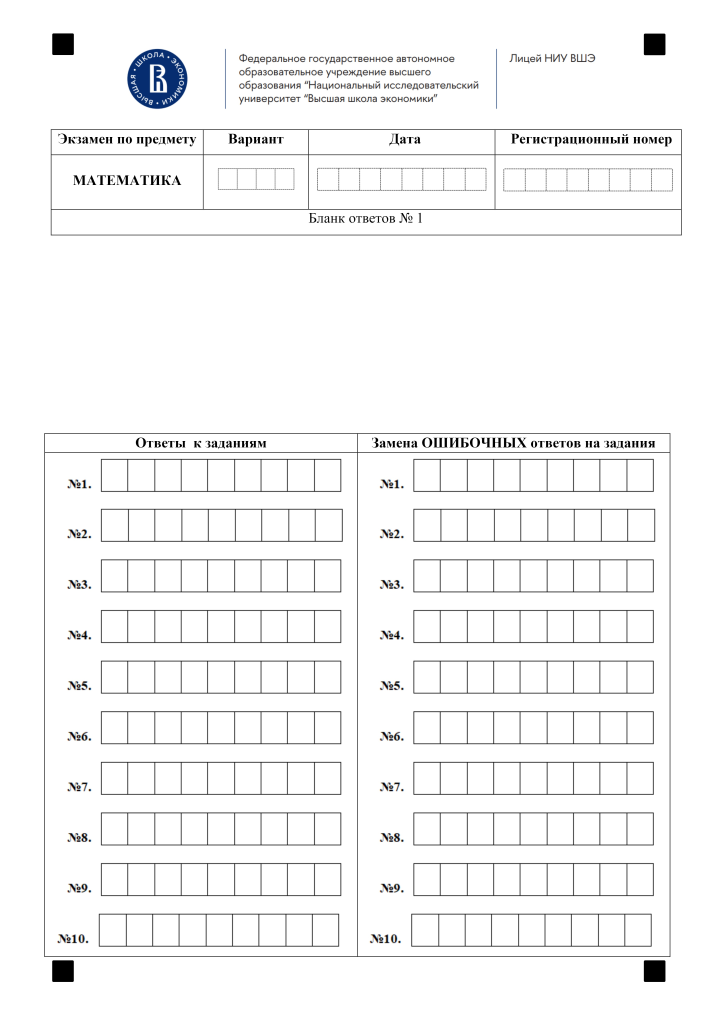
#> input picture data/template_no_inst.jpg, 3571 x 5051 px (shown at 1/5 size)
$ jupyter execute '1. prepare_json_new_format.ipynb'
#> lines starting #> are read from the running program, lines starting #| are printed output that depends on the picture; after the words box and inside, x2 and y2 are one past the last pixel; in counts of white or black regions, pixels touching at a corner belong together
[cell 1]
import pandas as pd
import base64
from openai import OpenAI
import json
from pydantic import BaseModel
import cv2
import numpy as np
import fitz
from PIL import Image
from io import BytesIO
pd.set_option('display.max_columns', None)
from typing import Optional
import matplotlib.pyplot as plt
import json


import pandas as pd
from openpyxl import Workbook
from openpyxl.utils.dataframe import dataframe_to_rows
from openpyxl.styles import Alignment, Border, Side, Font

[cell 2]
def get_contours(image_path):
    # Загрузка изображения
    image = cv2.imread(image_path, cv2.IMREAD_GRAYSCALE)

    # Инвертируем изображение (пунктирные линии должны быть белыми)
    _, binary = cv2.threshold(image, 150, 255, cv2.THRESH_BINARY_INV)

    # Применяем размытие, чтобы убрать шум
    blurred = cv2.GaussianBlur(binary, (5, 5), 0)

    # Используем морфологию для выделения прямоугольных структур
    kernel = cv2.getStructuringElement(cv2.MORPH_RECT, (5, 5))
    processed = cv2.morphologyEx(blurred, cv2.MORPH_CLOSE, kernel, iterations=1)

    # Поиск контуров
    contours, _ = cv2.findContours(processed, cv2.RETR_TREE, cv2.CHAIN_APPROX_SIMPLE)
    contours = sorted(contours, key=lambda x: x[0][0][1])
    contours = sorted(contours, key=lambda x: x[0][0][0])
    contours = sorted(contours, key=lambda c: (cv2.boundingRect(c)[1], cv2.boundingRect(c)[0]))

    # Копия изображения для отображения результатов
    output = cv2.cvtColor(image, cv2.COLOR_GRAY2BGR)

    # Фильтруем и выделяем только прямоугольные блоки
    contours_valid = []
    for contour in contours:
        x, y, w, h = cv2.boundingRect(contour)
        # Условие для фильтрации блоков по размеру
        if 80 < w < 150 and 80 < h < 200:  # Подстраивайте размеры под бланк
            contours_valid.append(contour)
            cv2.rectangle(output, (x, y), (x + w, y + h), (0, 255, 0), 2)

    return contours_valid, output

def visualize_row(contours, image_path):
    # Копия изображения для отображения результатов
    image = cv2.imread(image_path, cv2.IMREAD_GRAYSCALE)
    output = cv2.cvtColor(image, cv2.COLOR_GRAY2BGR)

    # Фильтруем и выделяем только прямоугольные блоки
    contours_valid = []
    for contour in contours:
        x, y, w, h = cv2.boundingRect(contour)
        # Условие для фильтрации блоков по размеру
        if 80 < w < 150 and 80 < h < 200:  # Подстраивайте размеры под бланк
            contours_valid.append(contour)
            cv2.rectangle(output, (x, y), (x + w, y + h), (0, 255, 0), 2)
            # plt.figure(figsize=(10, 10))  # Make the plot bigger
            # plt.imshow(output, cmap='gray')

    return output

# [38 lines left out: function get_aligned_pic, not called in this run]

[cell 3]
contours, output = get_contours("../data/template_no_inst.jpg")
#> in get_contours, `_, binary = cv2.threshold(image, 150, 255, cv2.THRESH_BINARY_INV)`:
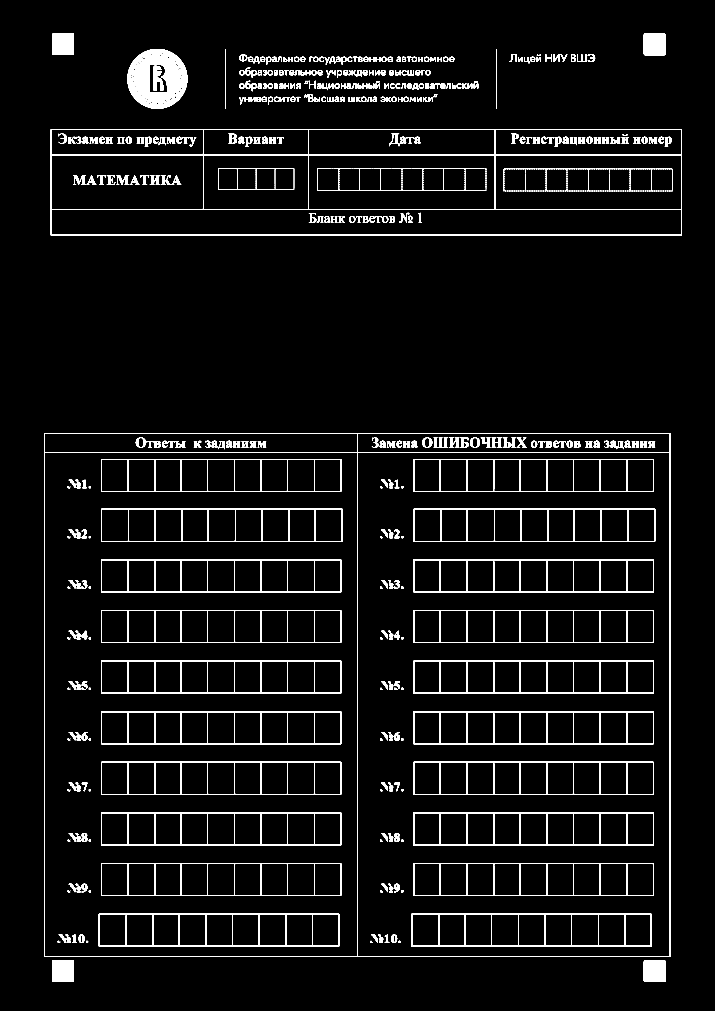
#> binary: shape (5051, 3571) (shown at 1/5 size); 4% white; 1052 white regions (243 under 20 px)
#> in get_contours, `blurred = cv2.GaussianBlur(binary, (5, 5), 0)`:
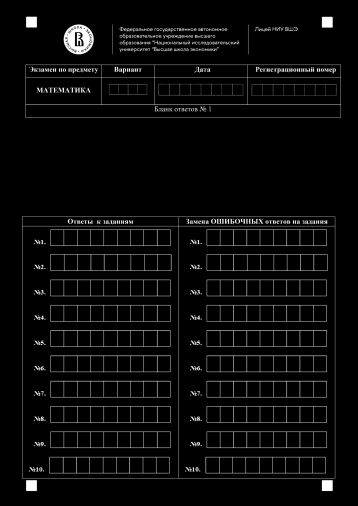
#> blurred: shape (5051, 3571) (shown at 1/10 size); min 0, max 255, mean 10.1
#> in get_contours, `contours, _ = cv2.findContours(processed, cv2.RETR_TREE, cv2.CHAIN_APP..`: contours = 528 contours; largest, box (x1, y1, x2, y2) and area: (219, 2164, 3354, 4787) 8211638, (1789, 2264, 3348, 4780) 3918366, (226, 2264, 1784, 4780) 3915853, (252, 644, 3411, 1179) 1683252, (258, 1050, 3405, 1173) 383801
#> the loop in get_contours, `for contour in contours:` made 528 passes
#> (x, y, w, h) on passes 1 to 3: (259, 165, 112, 112), (3217, 166, 112, 112), (635, 243, 304, 303)
#> after the loop in get_contours, `for contour in contours:`:
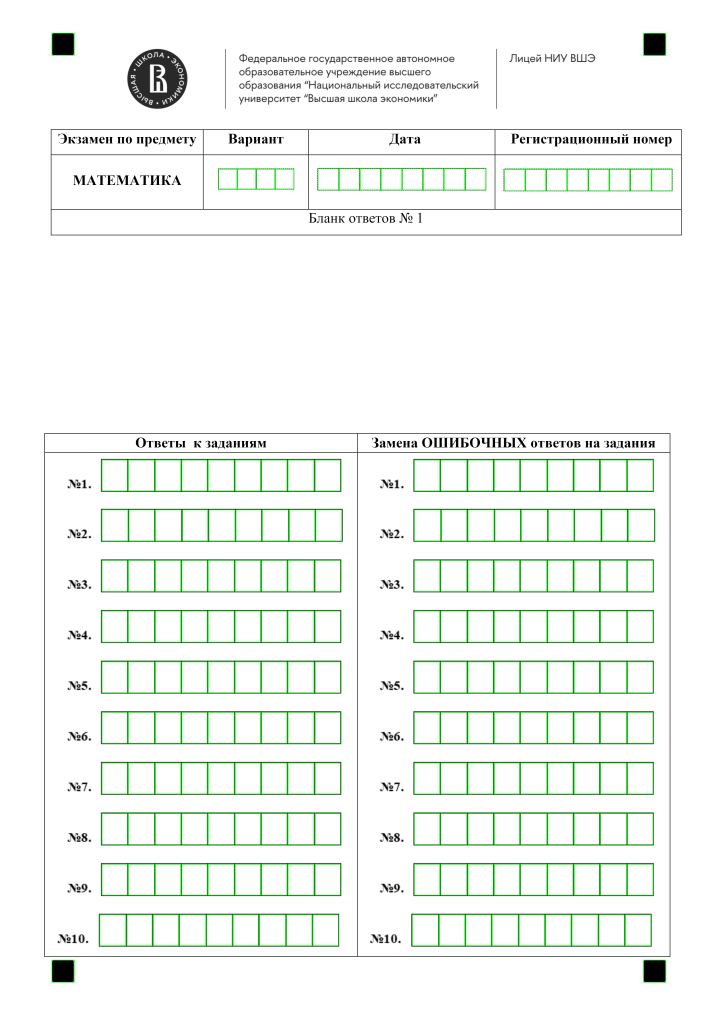
#> output: shape (5051, 3571, 3) (shown at 1/5 size); mean B, G, R 242.2, 246.9, 242.2
#> after the loop in get_contours, `for contour in contours:`: contours_valid = 204 contours; largest, box (x1, y1, x2, y2) and area: (2603, 2802, 2733, 2957) 19848, (2603, 3055, 2733, 3210) 19848, (2072, 2549, 2202, 2704) 19847, (2603, 2300, 2733, 2454) 19729, (2603, 3815, 2733, 3969) 19729
#> contours has the same summary as contours_valid in get_contours

[cell 4]
output1 = visualize_row(contours[2:-2], "../data/template_no_inst.jpg")
#> the loop in visualize_row, `for contour in contours:` made 200 passes
#> (x, y, w, h) on passes 1 to 3: (1590, 843, 102, 106), (1697, 843, 99, 106), (1801, 843, 100, 106)
# img = get_aligned_pic("test_pics/valid_format/template.jpg", "test_pics/valid_format/page-1.jpg", scale_factor = 0.3)
# output2 = visualize_row(contours, "aligned_form.jpg")
plt.figure(figsize=(10, 10))  # Make the plot bigger
plt.imshow(output1, cmap='gray')
# plt.imshow(output2, cmap='gray')
plt.show()

[cell 5]
numb_cells_dict = {'date':8,
                   'version':4,
                   'user_id':8,
                   'answer1':9,
                   'correction1':9,
                   'answer2':9,
                   'correction2':9,
                   'answer3':9,
                   'correction3':9,
                   'answer4':9,
                   'correction4':9,
                   'answer5':9,
                   'correction5':9,
                   'answer6':9,
                   'correction6':9,
                   'answer7':9,
                   'correction7':9,
                   'answer8':9,
                   'correction8':9,
                   'answer9':9,
                   'correction9':9,
                   'answer10':9,
                   'correction10':9}

contours, output = get_contours("../data/template_no_inst.jpg")
contours = contours[2:-2]


rows_dict = {}
j= 0
for key, value in numb_cells_dict.items():
    rows_dict[key] = dict()
    for i in range(value):
        rows_dict[key][i] = contours[j]
        j+=1

[cell 6]
rows_processed_json = {}
for key in rows_dict.keys():
    rows_processed_json[key] = {}
    for i in range(len(rows_dict[key])):
        x, y, w, h = cv2.boundingRect(np.array(rows_dict[key][i]))
        rows_processed_json[key][f'cell{i}'] = dict(x=x, y=y, w=w, h=h, row_name=key, value=None, cell_number=i)
#> this loop made 23 passes

# save to json
with open('rows_data_new_format.json', 'w') as json_file:
    json.dump(rows_processed_json, json_file)

$ run again, with template.jpg copied over data/template_no_inst.jpg
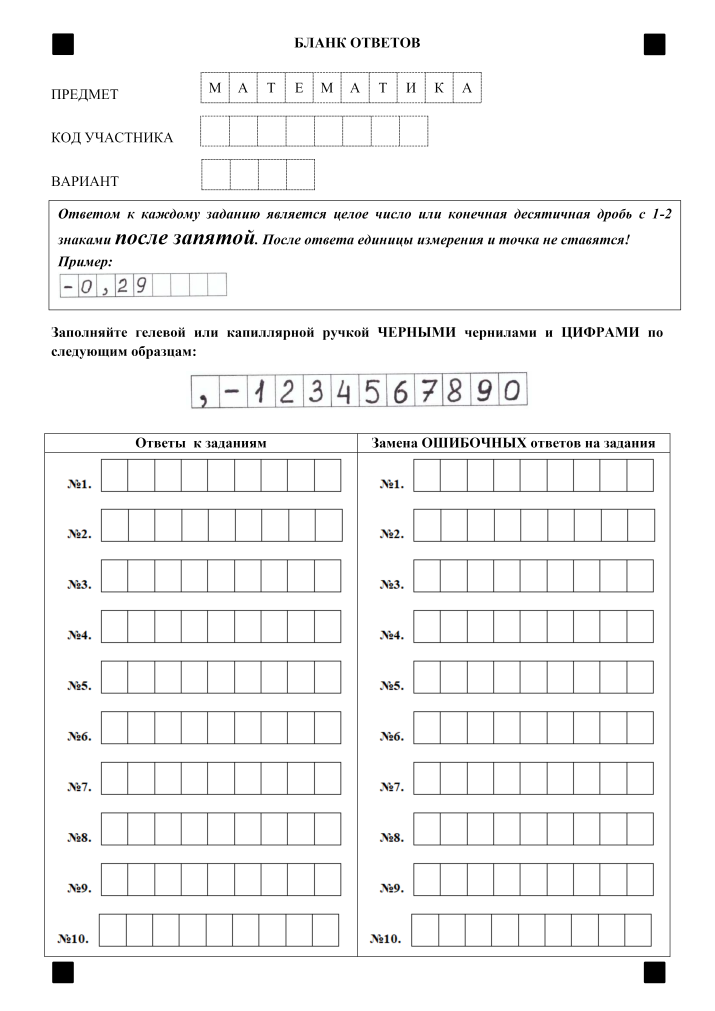
#> input picture template.jpg, 3571 x 5051 px (shown at 1/5 size)
#> in get_contours, `_, binary = cv2.threshold(image, 150, 255, cv2.THRESH_BINARY_INV)`:
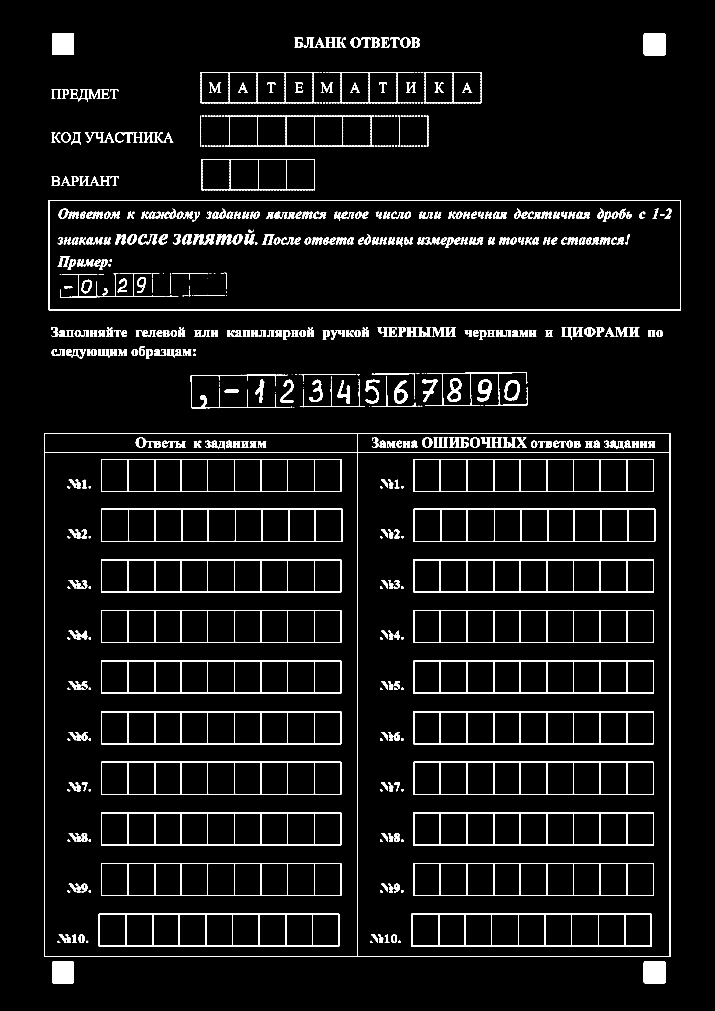
#> binary: shape (5051, 3571) (shown at 1/5 size); 4.4% white; 1237 white regions (47 under 20 px)
#> in get_contours, `contours, _ = cv2.findContours(processed, cv2.RETR_TREE, cv2.CHAIN_APP..`: contours = 689 contours; largest, box (x1, y1, x2, y2) and area: (219, 2164, 3354, 4787) 8211637, (1789, 2264, 3348, 4780) 3918366, (226, 2264, 1784, 4780) 3915853, (241, 999, 3407, 1553) 1750244, (247, 1005, 3401, 1547) 1705771
#> the loop in get_contours, `for contour in contours:` made 689 passes
#> (x, y, w, h) on passes 1 to 3: (259, 165, 112, 112), (3217, 166, 112, 112), (1470, 186, 263, 54)
#> after the loop in get_contours, `for contour in contours:`:
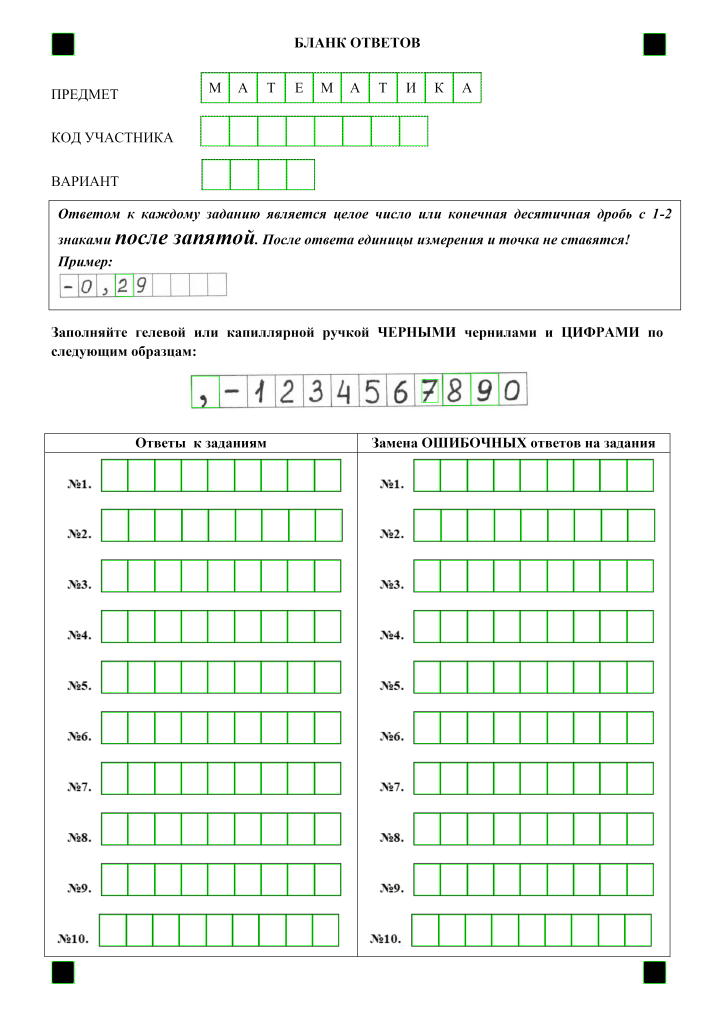
#> output: shape (5051, 3571, 3) (shown at 1/5 size); mean B, G, R 240.8, 245.8, 240.8
#> after the loop in get_contours, `for contour in contours:`: contours_valid = 211 contours; largest, box (x1, y1, x2, y2) and area: (2215, 1869, 2354, 2026) 20972, (2355, 1867, 2494, 2025) 20958, (2072, 2549, 2202, 2704) 19848, (2603, 2802, 2733, 2957) 19848, (2603, 3055, 2733, 3210) 19848
#> `contours, output = get_contours("../data/template_no_inst.jpg")`: contours has the same summary as contours_valid in get_contours
#> the loop in visualize_row, `for contour in contours:` made 207 passes
#> (x, y, w, h) on passes 1 to 3: (1008, 365, 135, 147), (1148, 365, 135, 147), (1288, 365, 135, 147)
#> the loop in get_contours (call 2), `for contour in contours:` made 689 passes
#> contour on pass 54: [[1000, 577], [1000, 733], [2142, 733], [2142, 577]]
#> the loop `for key in rows_dict.keys():` made 23 passes

$ run again, with data/template.jpg copied over data/template_no_inst.jpg
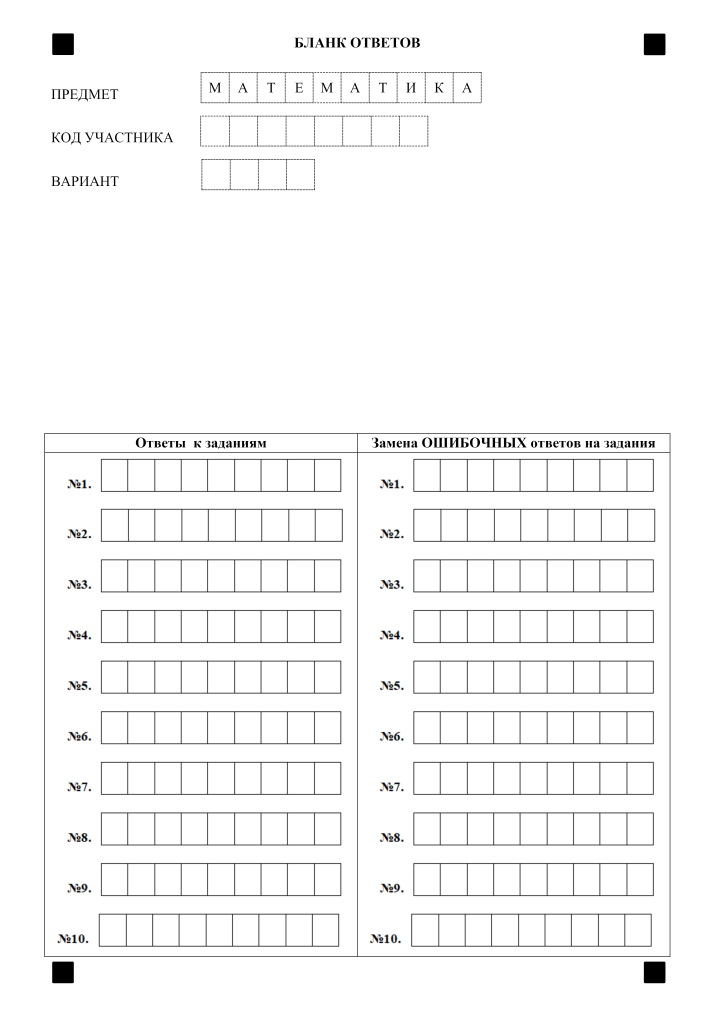
#> input picture data/template.jpg, 3571 x 5051 px (shown at 1/5 size)
#> in get_contours, `_, binary = cv2.threshold(image, 150, 255, cv2.THRESH_BINARY_INV)`:
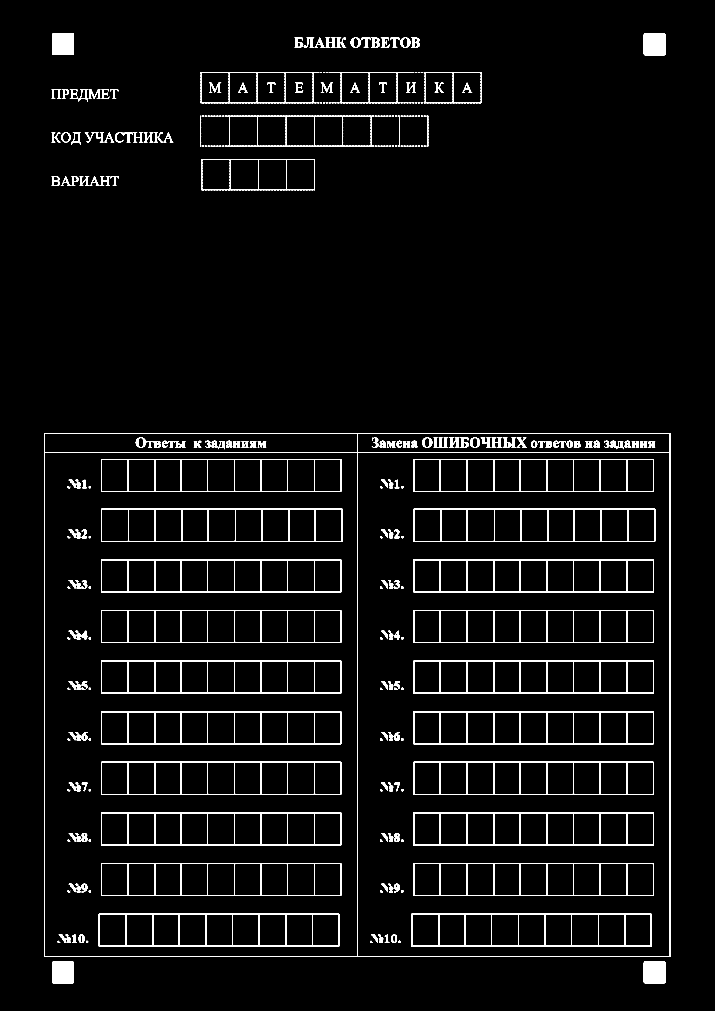
#> binary: shape (5051, 3571) (shown at 1/5 size); 3.1% white; 929 white regions (9 under 20 px)
#> in get_contours, `contours, _ = cv2.findContours(processed, cv2.RETR_TREE, cv2.CHAIN_APP..`: contours = 416 contours; largest, box (x1, y1, x2, y2) and area: (219, 2164, 3354, 4787) 8211637, (1789, 2264, 3348, 4780) 3918366, (226, 2264, 1784, 4780) 3915853, (1001, 358, 2410, 518) 222425, (503, 2542, 1716, 2711) 203611
#> the loop in get_contours, `for contour in contours:` made 416 passes
#> (x, y, w, h) on passes 1 to 3: (259, 165, 112, 112), (3217, 166, 112, 112), (1470, 186, 263, 54)
#> after the loop in get_contours, `for contour in contours:`:
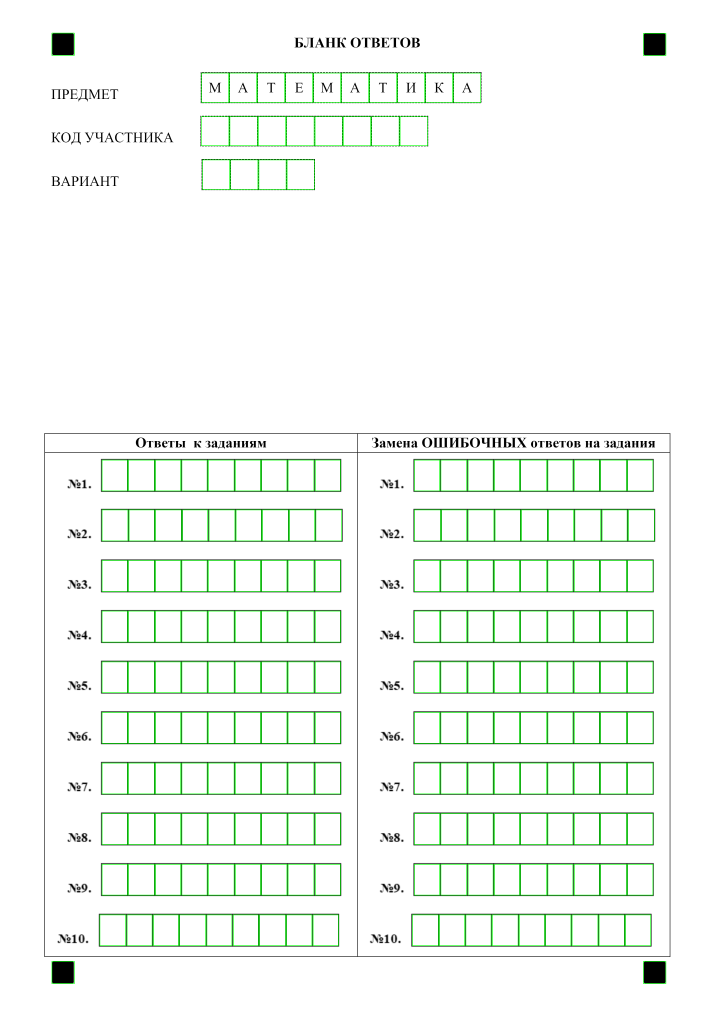
#> output: shape (5051, 3571, 3) (shown at 1/5 size); mean B, G, R 243.9, 248.8, 243.9
#> after the loop in get_contours, `for contour in contours:`: contours_valid = 206 contours; largest, box (x1, y1, x2, y2) and area: (2072, 2549, 2202, 2704) 19848, (2603, 2802, 2733, 2957) 19848, (2603, 3055, 2733, 3210) 19848, (1153, 799, 1289, 947) 19810, (1012, 799, 1148, 947) 19804
#> `contours, output = get_contours("../data/template_no_inst.jpg")`: contours has the same summary as contours_valid in get_contours
#> the loop in visualize_row, `for contour in contours:` made 202 passes
#> (x, y, w, h) on passes 1 to 3: (1008, 365, 135, 147), (1148, 365, 135, 147), (1288, 365, 135, 147)
#> the loop in get_contours (call 2), `for contour in contours:` made 416 passes
#> contour on pass 54: [[1000, 577], [1000, 733], [2142, 733], [2142, 577]]
#> the loop `for key in rows_dict.keys():` made 23 passes
